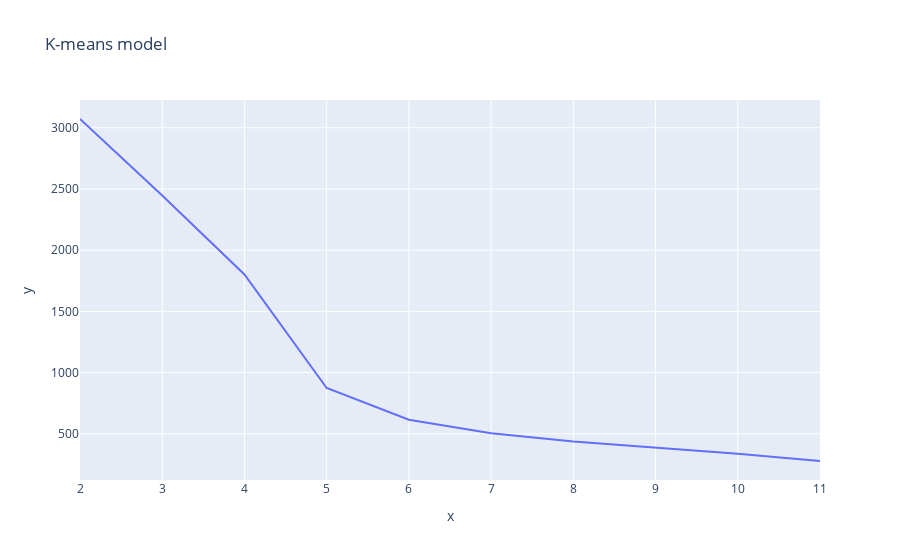

Notebook source saved alongside this figure:
### Code cell
fig = px.line(x=n_clusters, y=inertia_errors, title="K-means model");
fig

### Figure 1 — Plotly figure (JSON) as saved in the notebook; plotly's stock layout.template omitted (floating-point values rounded to 4 significant figures)
{"data": [{"hovertemplate": "x=%{x}<br>y=%{y}<extra></extra>", "legendgroup": "", "line": {"color": "#636efa", "dash": "solid"}, "marker": {"symbol": "circle"}, "mode": "lines", "name": "", "orientation": "v", "showlegend": false, "type": "scatter", "x": [2, 3, 4, 5, 6, 7, 8, 9, 10, 11], "xaxis": "x", "y": [3072.0, 2447.0, 1802.0, 874.4, 615.4, 505.3, 437.9, 388.3, 336.8, 278.1], "yaxis": "y"}], "layout": {"legend": {"tracegroupgap": 0}, "title": {"text": "K-means model"}, "xaxis": {"anchor": "y", "domain": [0, 1], "title": {"text": "x"}}, "yaxis": {"anchor": "x", "domain": [0, 1], "title": {"text": "y"}}}}
